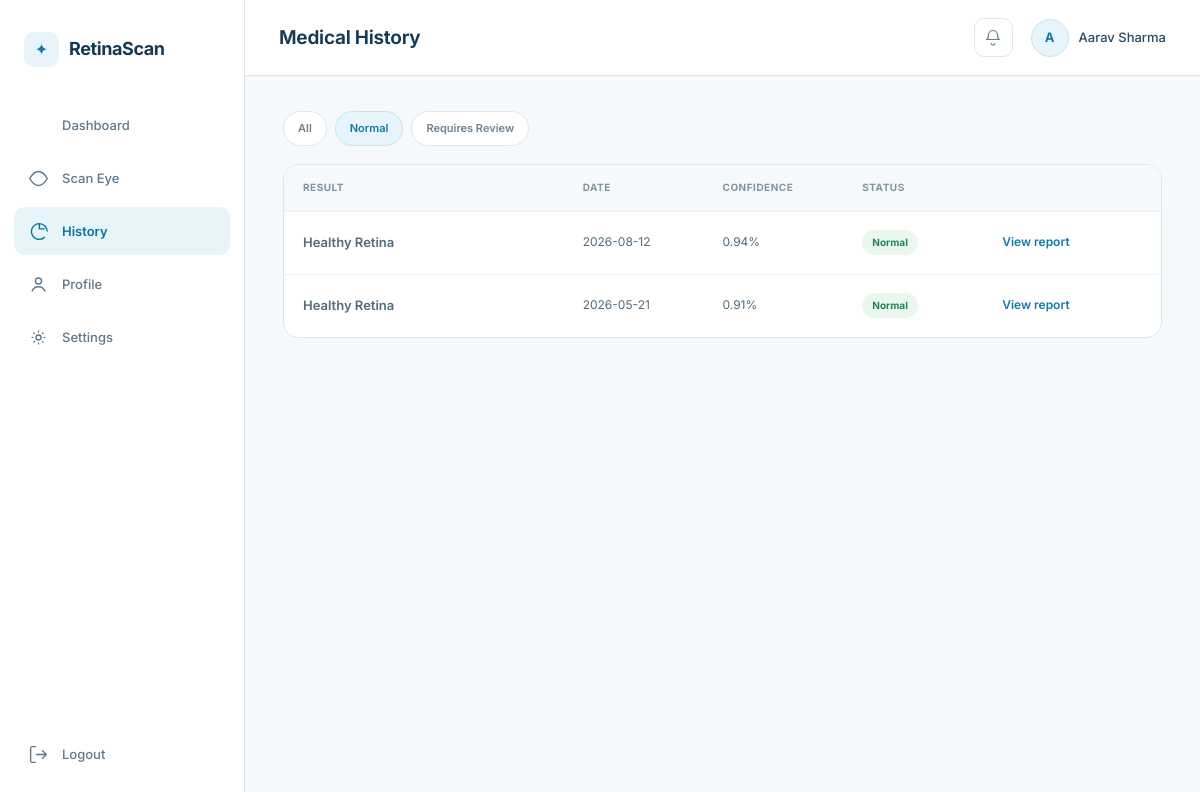
The page /history?status=Normal (signed in) on the database its author committed.
### tables this page shows
CREATE TABLE users (
            id INTEGER PRIMARY KEY AUTOINCREMENT,
            name TEXT NOT NULL,
            email TEXT UNIQUE NOT NULL,
            phone TEXT,
            dob TEXT,
            gender TEXT,
            password_hash TEXT NOT NULL,
            blood_group TEXT,
            existing_conditions TEXT,
            emergency_contact TEXT,
            created_at TEXT NOT NULL
        );

CREATE TABLE scans (
            id INTEGER PRIMARY KEY AUTOINCREMENT,
            user_id INTEGER NOT NULL,
            scan_date TEXT NOT NULL,
            image_path TEXT NOT NULL,
            result TEXT NOT NULL,
            confidence REAL NOT NULL,
            explanation TEXT,
            details TEXT,
            status TEXT NOT NULL DEFAULT 'Normal',
            FOREIGN KEY (user_id) REFERENCES users (id)
        );

### app.py (the view)
@app.route("/history")
@login_required
def history():
    status_filter = request.args.get(
        "status",
        "All"
    )
    scans = db.get_scans_by_user(
        current_user.id,
        status_filter
    )
    return render_template(
        "history.html",
        scans=scans,
        active_filter=status_filter
    )

### app.py (called while the page is built)
@login_manager.user_loader
def load_user(user_id):
    row = db.get_user_by_id(user_id)
    if row:
        return User(row)
    return None

### database.py (called while the page is built, shortened)
def get_db():
    conn = sqlite3.connect(DB_PATH)
    conn.row_factory = sqlite3.Row
    return conn

def get_user_by_id(user_id):
    conn = get_db()
    row = conn.execute(
        "SELECT * FROM users WHERE id = ?",
        (user_id,)
    ).fetchone()
    conn.close()
    return row

def get_scans_by_user(user_id, status_filter=None):
    conn = get_db()
    if status_filter and status_filter != "All":
        rows = conn.execute("""
            SELECT *
            FROM scans
            WHERE user_id = ?
            AND status = ?
            ORDER BY scan_date DESC
        """, (
            user_id,
            status_filter
        )).fetchall()
    conn.close()
    return rows

### templates/history.html (shortened to what this page needs)
{% extends "base.html" %}
{% block page_title %}Medical History{% endblock %}
{% block content %}
<div class="filter-row">
  {% for f in ['All', 'Normal', 'Requires Review'] %}
    <a href="{{ url_for('history', status=f) }}"
       class="filter-chip {% if active_filter == f %}active{% endif %}">{{ f }}</a>
  {% endfor %}
</div>
<div class="history-table">
  {% if scans %}
    <div class="table-head">
      <span>Result</span>
      <span>Date</span>
      <span>Confidence</span>
      <span>Status</span>
    </div>
    {% for scan in scans %}
    <div class="table-row">
      <span class="result-name">{{ scan['result'] }}</span>
      <span>{{ scan['scan_date'][:10] }}</span>
      <span>{{ scan['confidence'] }}%</span>
      <span class="badge badge-{{ 'normal' if scan['status'] == 'Normal' else 'review' }}">{{ scan['status'] }}</span>
      <a href="{{ url_for('report', scan_id=scan['id']) }}" class="link-muted">View report</a>
    </div>
    {% endfor %}
  {% else %}
    <div class="empty-state">
      <p>No scans match this filter yet.</p>
    </div>
  {% endif %}
</div>
{% endblock %}

### templates/base.html (shortened to what this page needs)
<!DOCTYPE html>
<html lang="en">
<head>
<link rel="stylesheet" href="{{ url_for('static', filename='css/base.css') }}">
<link rel="stylesheet" href="{{ url_for('static', filename='css/dashboard.css') }}">
</head>
<body>
<div class="app-shell">
  <aside class="sidebar">
    <div class="sidebar-brand">
      <span class="brand-mark"></span>
      <span class="brand-name">RetinaScan</span>
    </div>
    <nav class="sidebar-nav">
      <a href="{{ url_for('dashboard') }}" class="nav-item {% if request.endpoint == 'dashboard' %}active{% endif %}">
        <svg viewBox="0 0 24 24"><path d="M4 13h6V4H4v9zm0 7h6v-5H4v5zm10 0h6V11h-6v9zm0-16v5h6V4h-6z"/></svg>
        Dashboard
      </a>
      <a href="{{ url_for('scan') }}" class="nav-item {% if request.endpoint == 'scan' %}active{% endif %}">
        <svg viewBox="0 0 24 24"><circle cx="12" cy="12" r="3.5"/><path d="M12 4C6.5 4 2 12 2 12s4.5 8 10 8 10-8 10-8-4.5-8-10-8z" fill="none" stroke="currentColor" stroke-width="1.6"/></svg>
        Scan Eye
      </a>
      <a href="{{ url_for('history') }}" class="nav-item {% if request.endpoint == 'history' %}active{% endif %}">
        <svg viewBox="0 0 24 24"><path d="M13 3a9 9 0 1 0 6.36 15.36M13 3v6h6M13 3a9 9 0 0 1 9 9" fill="none" stroke="currentColor" stroke-width="1.6"/></svg>
        History
      </a>
      <a href="{{ url_for('profile') }}" class="nav-item {% if request.endpoint == 'profile' %}active{% endif %}">
        <svg viewBox="0 0 24 24"><circle cx="12" cy="8" r="3.5" fill="none" stroke="currentColor" stroke-width="1.6"/><path d="M4.5 20c1.4-3.6 4.4-5.5 7.5-5.5s6.1 1.9 7.5 5.5" fill="none" stroke="currentColor" stroke-width="1.6"/></svg>
        Profile
      </a>
      <a href="{{ url_for('settings') }}" class="nav-item {% if request.endpoint == 'settings' %}active{% endif %}">
        <svg viewBox="0 0 24 24"><circle cx="12" cy="12" r="2.8" fill="none" stroke="currentColor" stroke-width="1.6"/><path d="M12 4v2.2M12 17.8V20M4 12h2.2M17.8 12H20M6.3 6.3l1.5 1.5M16.2 16.2l1.5 1.5M6.3 17.7l1.5-1.5M16.2 7.8l1.5-1.5" stroke="currentColor" stroke-width="1.4"/></svg>
        Settings
      </a>
    </nav>
    <button class="nav-item logout-trigger" id="logoutTrigger" type="button">
      <svg viewBox="0 0 24 24"><path d="M9 21H5a2 2 0 0 1-2-2V5a2 2 0 0 1 2-2h4M16 17l5-5-5-5M21 12H9" fill="none" stroke="currentColor" stroke-width="1.6"/></svg>
      Logout
    </button>
  </aside>
  <div class="main-col">
    <header class="topbar">
      <h1 class="topbar-title">{% block page_title %}Dashboard{% endblock %}</h1>
      <div class="topbar-actions">
        <button class="icon-btn" aria-label="Notifications">
          <svg viewBox="0 0 24 24"><path d="M6 8a6 6 0 1 1 12 0c0 3.2 1 5 2 6H4c1-1 2-2.8 2-6z" fill="none" stroke="currentColor" stroke-width="1.6"/><path d="M9.5 19a2.5 2.5 0 0 0 5 0" fill="none" stroke="currentColor" stroke-width="1.6"/></svg>
        </button>
        <div class="topbar-profile">
          <div class="avatar-ring">{{ current_user.name[0] | upper }}</div>
          <span>{{ current_user.name }}</span>
        </div>
      </div>
    </header>
    <main class="page-content">
      {% block content %}{% endblock %}
    </main>
  </div>
</div>
</body>
</html>

### static/css/base.css (style rules this page uses)
:root { --bg: #f5f9fb; --surface: #ffffff; --surface-soft: #eef7fa; --border: #dce7ed; --border-light: #eaf0f3; --text: #153b57; --text-secondary: #60798b; --text-muted: #8b9ca8; --primary: #1479a9; --primary-dark: #0d628b; --primary-light: #e7f4f9; --success: #258357; --success-bg: #eaf7ef; --warning: #ad720c; --warning-bg: #fff4db; --danger: #c64d4d; --danger-bg: #fff0f0; --radius: 12px; --radius-lg: 17px; --shadow: 0 4px 20px rgba(24, 62, 86, 0.055); --sidebar-width: 245px; }
* { box-sizing: border-box; }
html, body { margin: 0; padding: 0; min-height: 100%; }
body { background: var(--bg); color: var(--text); font-family: 'Inter', sans-serif; font-size: 14px; line-height: 1.55; -webkit-font-smoothing: antialiased; }
h1, h2, h3, h4, h5 { margin: 0; color: var(--text); font-weight: 650; letter-spacing: -0.25px; }
a { color: var(--primary); text-decoration: none; }
button, input, select, textarea { font: inherit; }
button { cursor: pointer; }
.badge { width: fit-content; display: inline-flex; align-items: center; padding: 5px 10px; border-radius: 999px; font-size: 10px; font-weight: 700; }
.badge-normal { background: var(--success-bg); color: var(--success); }

### rows shown on the page
users: name "A", name "Aarav Sharma"
scans: result "Healthy Retina", scan_date "2026-08-12", confidence "0.94", status "Normal"
scans: result "Healthy Retina", scan_date "2026-05-21", confidence "0.91", status "Normal"

### other values the page prints
{{ f }} "All" "Normal" "Requires Review"
